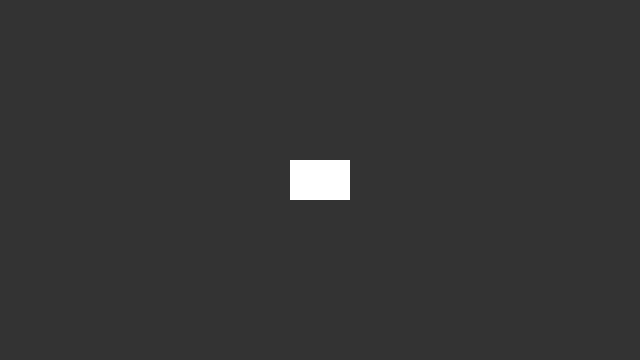
Frame 1 (no input)
Frame 60 (the mouse pressed at the canvas centre just before this capture): identical to frame 1, image omitted
Frame 120 (the mouse held since frame 60 and released just before this capture): identical to frame 1, image omitted

The Processing sketch that drew this single still picture (run headless with seeded random() and noise(); from frame 60 on, the mouse is pressed at the canvas centre):

// Processing sketch: button
// ── button.pde
float posX, posY;
float buttonW, buttonH;
int on;

void setup() {
  size(640, 360);
  noStroke();
  posX=width/2;
  posY=height/2;
  buttonW = 60.0f;
  buttonH = 40.0f;
  on = 0;
  frameRate(60);
}

void draw() {
  if(on == 0) {
    background(51);
    fill(255);
  }
  else {
    background(255);
    fill(51);
  }
  
  rect(posX - buttonW * 0.5f, posY - buttonH * 0.5f, buttonW, buttonH);
}

void mouseClicked() {
  if(mouseButton == LEFT){
    if(mouseX > (posX - buttonW * 0.5f) && mouseX < (posX + buttonW * 0.5f) && mouseY > (posY - buttonH * 0.5f) && mouseY < (posY + buttonH * 0.5f)) {
      if(on == 0) on = 1;
      else on = 0;
    }
  }
}
